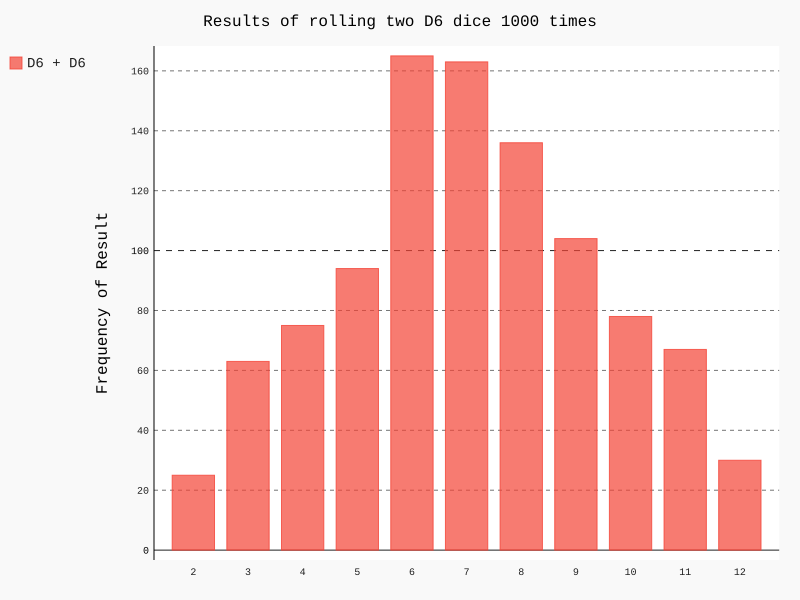

Python code for this plot:
from die import Die

import pygal

die1 = Die()
die2 = Die()

results = []

# 掷单个骰子
for roll_num in range(1000):
    result = die1.roll() + die2.roll()
    results.append(result)

# print(results)


# 分析结果

frequencies = []
max_result = die1.num_sides + die2.num_sides
for value in range(2, max_result + 1):
    frequency = results.count(value)
    frequencies.append(frequency)

# print(frequencies)

# 绘制直方图

hist = pygal.Bar()

hist.title = "Results of rolling two D6 dice 1000 times"

hist.x_labels = ['2', '3', '4', '5', '6', '7', '8', '9', '10', '11', '12']
hist._x_title = "Result"
hist.y_title = "Frequency of Result"

hist.add("D6 + D6", frequencies)
hist.render_to_file('dice_visual.svg')
